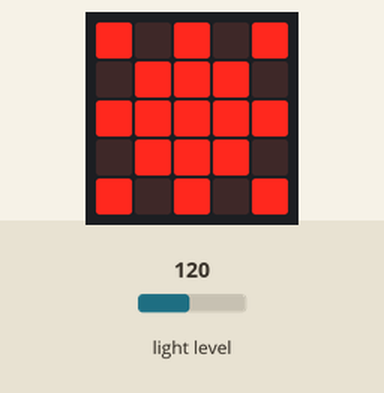
This program was run on a simulated BBC micro:bit (MakeCode). Parts: the board's 5×5 LED display. The test bench sets the inputs (shaded band); at power-on: light level 120.

Above: at 1.2 s.
1.3 s: light level set to 22
2.8 s: light level set to 19
At 4.0 s:
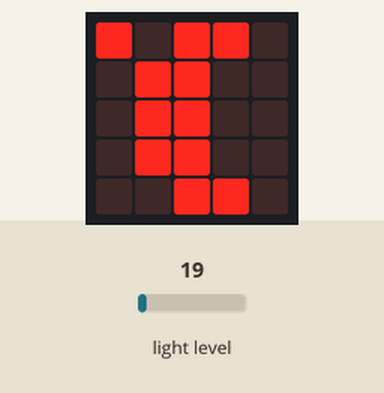
4.4 s: light level set to 64
At 5.8 s:
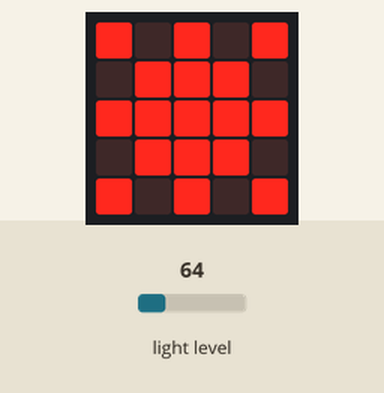
6.1 s: light level set to 5
At 7.6 s:
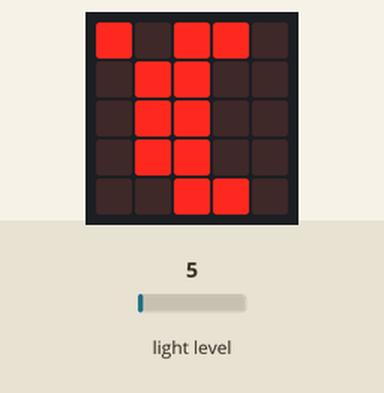
Timing chart, 0 to 8.8 s (numbered marks = the images above; inputs shaded):
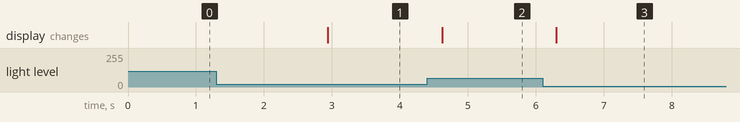

The program:

main.ts
```typescript
let item = 0
basic.forever(function () {
    item = input.lightLevel()
    if (item <= 20) {
        basic.showLeds(`
            # . # # .
            . # # . .
            . # # . .
            . # # . .
            . . # # .
            `)
    } else {
        basic.showLeds(`
            # . # . #
            . # # # .
            # # # # #
            . # # # .
            # . # . #
            `)
    }
})
```

test.ts
```typescript
// 在此处测试；当此软件包作为插件使用时，将不会编译此软件包。
```

Measured:
- the behaviour switches between 21 and 20 on light level (found by bisection; images 0 and 1)
- after the input at 1.3 s, every drawn part: stays the same
- after the input at 2.8 s, the display: changes after 0.14 s (image 1)
- after the input at 4.4 s, the display: changes after 0.22 s (image 2)
- after the input at 6.1 s, the display: changes after 0.20 s (image 3)
